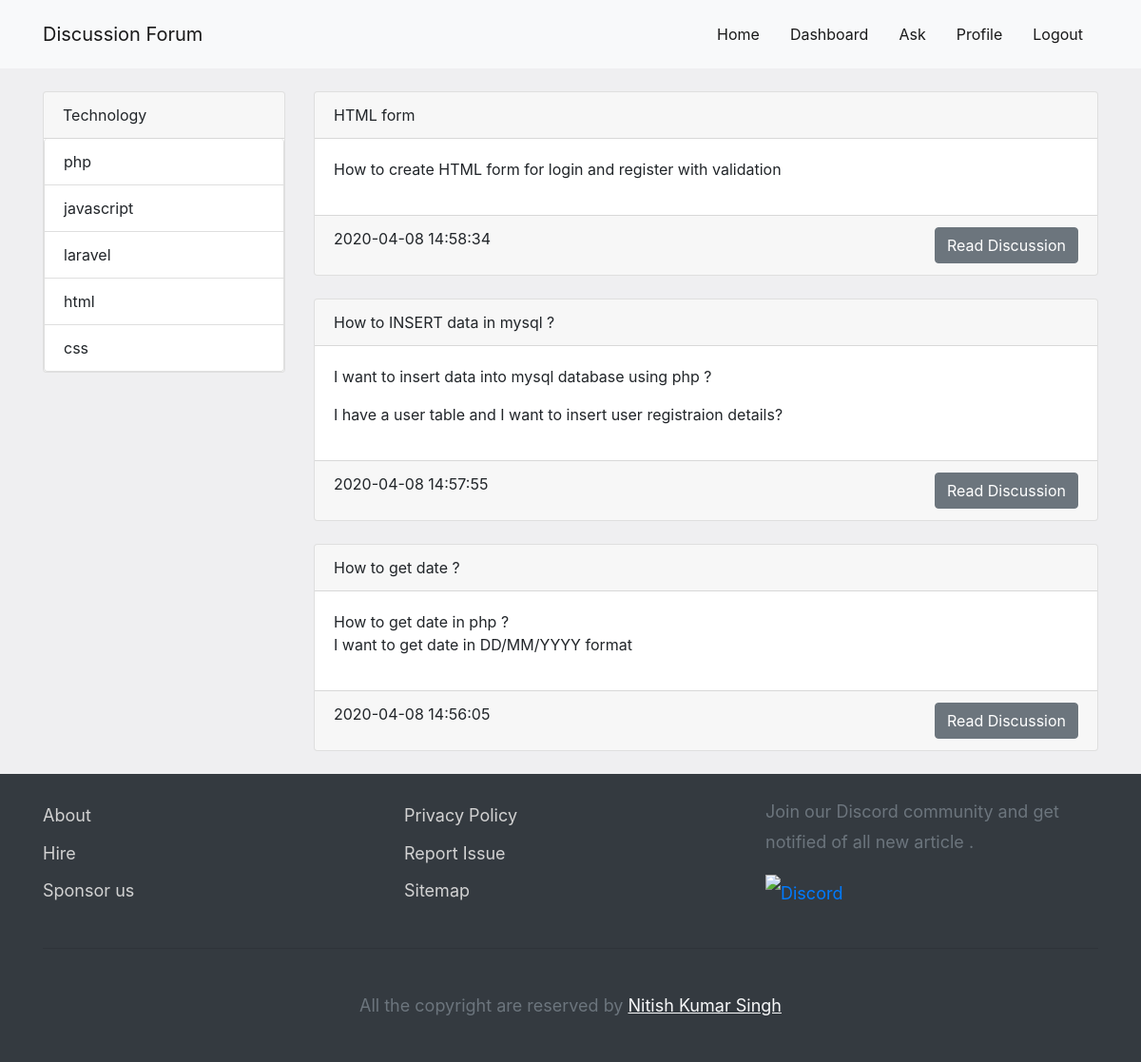
Page /dashboard (signed in) on the committed database.
### tables this page shows
CREATE TABLE `question` (
  `id` int(11) NOT NULL,
  `title` varchar(128) NOT NULL,
  `topic` varchar(32) NOT NULL,
  `question` varchar(2048) NOT NULL,
  `timestamp` timestamp NOT NULL DEFAULT current_timestamp()
);

### dashboard.php (the view, shortened to what this page needs)
<?php
    include './utils/env.php';
    $con = new mysqli($SERVER,$USERNAME,$PASSWORD,$DATABASE);
    $query = "SELECT * from`question` order by id desc";
    $result = $con->query($query);
?>
<!DOCTYPE html>
<html lang="en">
<head>
    <?php require('./partials/head.php') ?>
</head>
<body>
    <?php require('./partials/navigation.php') ?>
    <div class="container" style="min-height:70vh">
        <div class="row mt-4 ">
            <div class="col-sm-12 col-md-4 col-lg-3">
                <div class="card">
                    <div class="card-header">Technology</div>
                <ul class="list-group">
                    <?php foreach(['php','javascript','laravel','html','css'] as $item): ?>
                    <li class="list-group-item"><?= $item ?></li>
                    <?php endforeach; ?>
                </ul>
            </div>
            </div>
            <div class="col-sm-12 col-md-8 col-lg-9">
                <?php while($row = $result->fetch_assoc()): ?>
                <div class="card mb-4">
                    <div class="card-header"><?= $row['title'] ?></div>
                    <div class="card-body">
                        <?= $row['question'] ?>
                    </div>
                    <div class="card-footer d-flex justify-content-between">
                        <div>
                            <?= $row['timestamp'] ?>
                        </div>
                        <div>
                            <a href="./discussion/<?= $row['id'] ?>" class="btn btn-secondary">Read Discussion</a>
                        </div>
                    </div>
                </div>
                <?php endwhile; ?>
            </div>
        </div>
    </div>
    <?php require('./partials/footer.php') ?>
</body>
</html>

### partials/head.php (style rules this page uses)
body { background: #efeff1; }

### rows in the picture
question: title "HTML form", question "How to create HTML form for login and register with validation", timestamp "2020-04-08 14:58:34"
question: title "How to INSERT data in mysql ?", question "I want to insert data into mysql database using php ? I have a user table and I want to insert user registraion details?", timestamp "2020-04-08 14:57:55"
question: title "How to get date ?", question "How to get date in php ? I want to get date in DD/MM/YYYY format", timestamp "2020-04-08 14:56:05"

### other values in the picture
$nav_link['name'] "Home"
$nav_link['name'] "Dashboard"
$nav_link['name'] "Ask"
$nav_link['name'] "Profile"
$nav_link['name'] "Logout"
$item "php"
$item "javascript"
$item "laravel"
$item "html"
$item "css"
